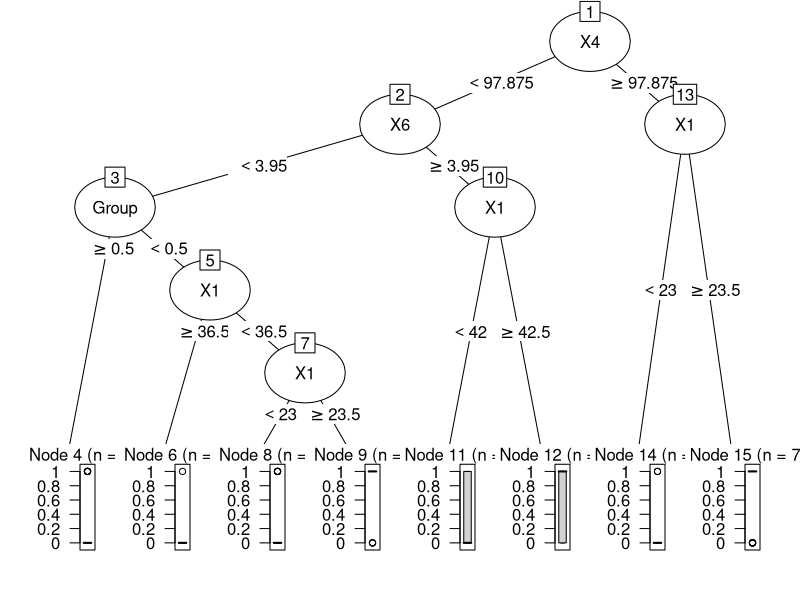
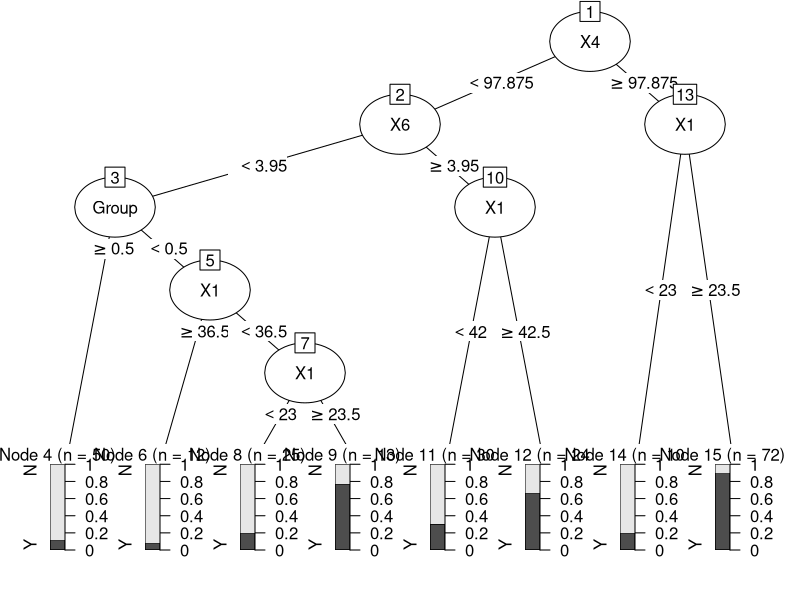
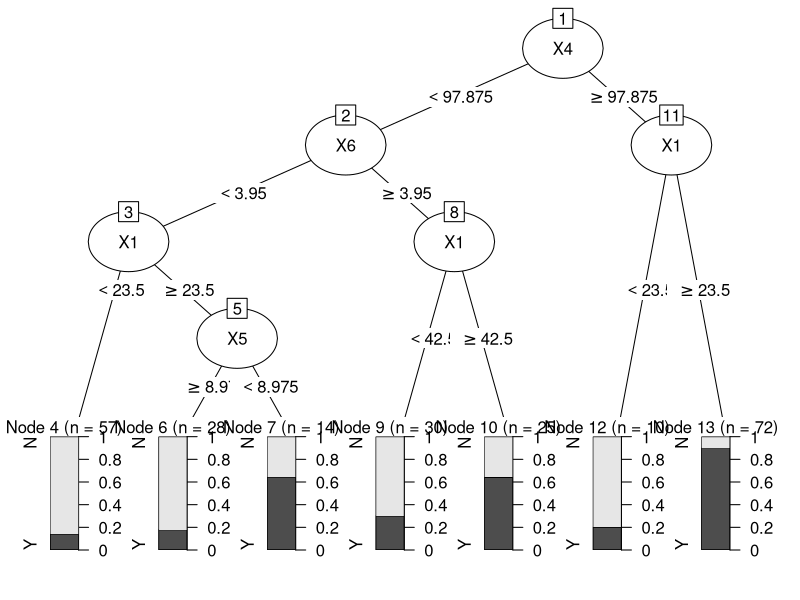
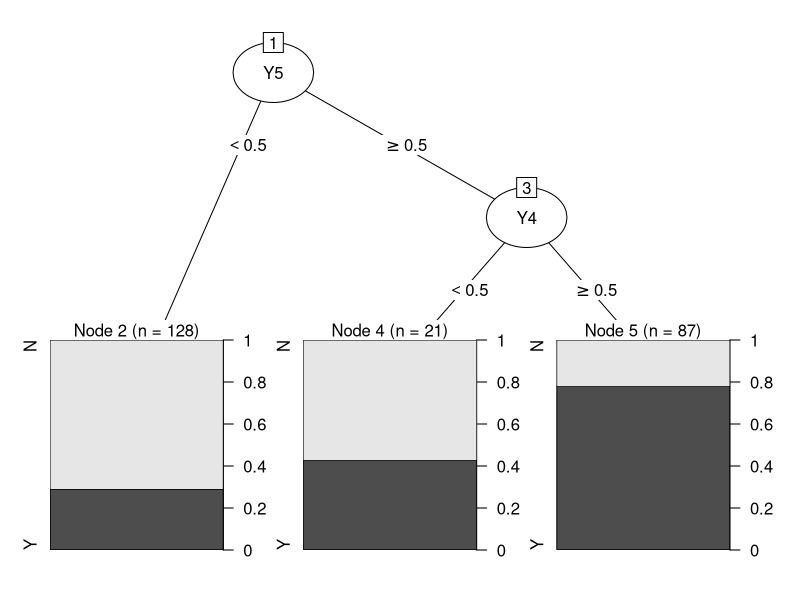
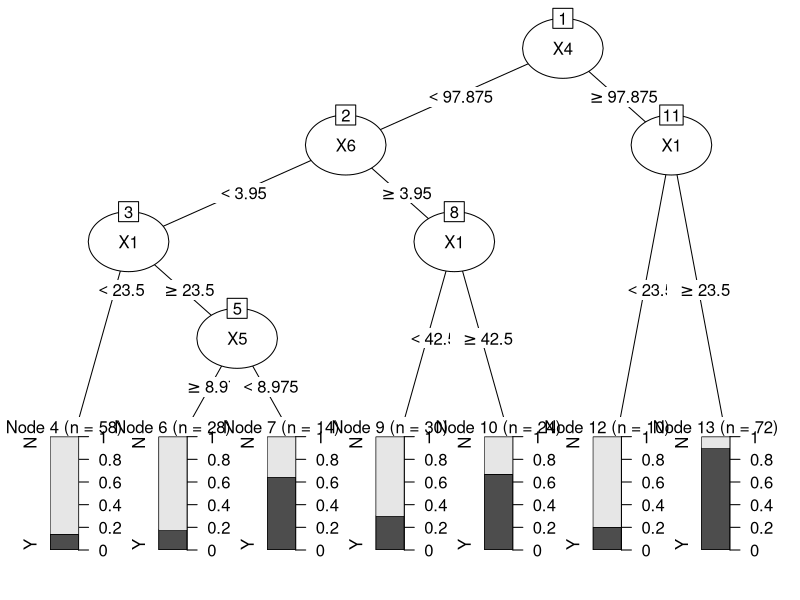
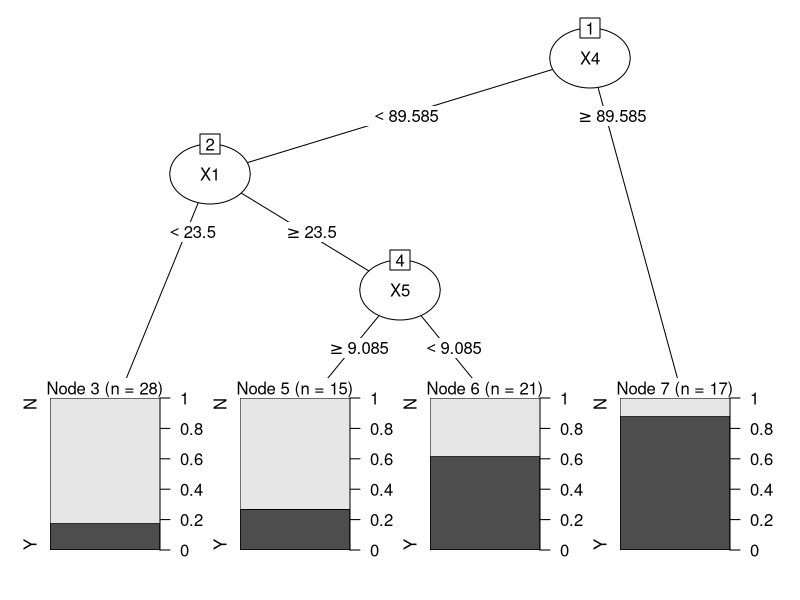
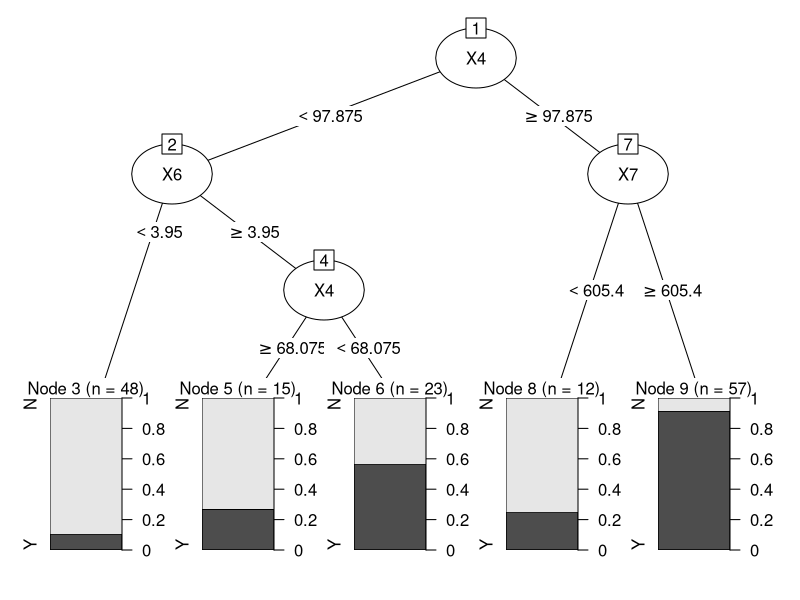
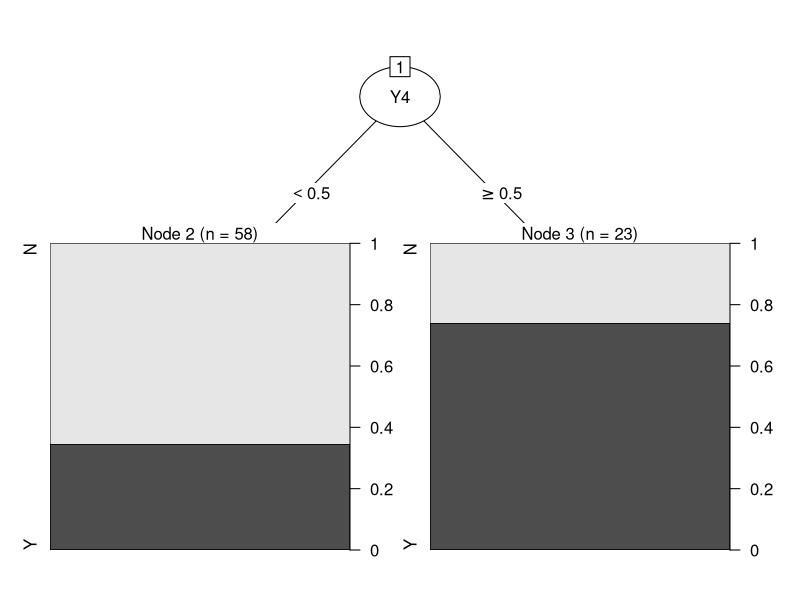

Here is the R script that generated these plots, in order:
library(rpart)
library(partykit)
library(readxl)
library(caret)

rm(list=ls())

proj_data = read_excel("project-data.xlsx")
# removing the 'id' column
proj_data <- proj_data[,-1]
# used to display the names of the columns
names(proj_data)
# used to attach the data_set to R's search path so that columns can be accessed by
# just using there names as variables
attach(proj_data) 
# structure of the data_set
str(proj_data)

# setting the random seed so that partition is reproducible
set.seed(123)
train_ind <- sample(seq_len(nrow(proj_data)), size = floor(0.8 * nrow(proj_data)))

# Spliting the Data Set into Training and Testing data
train_data <- data.frame(proj_data[train_ind, ])
test_data <- data.frame(proj_data[-train_ind, ])

# creating a model where all the data (.) is used and 'Response' is the the Target variable (~)
# method='class' is used for a classification tree
# model includes all the X's, Y's and Group
proj_model_resp <-rpart(Response ~ ., data=train_data, method='class', 
                        control=rpart.control(minsplit=30, minbucket=10, maxdepth=8 ))
# ploting the DT with all the data
plot(as.party(proj_model_resp))

# prediciting the values of target variable based on the above model
predictions <- predict(proj_model_resp, test_data[c(2: 16)], type='class')
# summarize results
cm<-confusionMatrix(table(test_data$Response, predictions))
round(cm$overall[1],2)

# converting the 'Response' into a categorical value 'target'
target = ifelse(train_data$Response==1,'Y','N')

train_data <- data.frame(train_data, target)
# removing 'Response' from the data
train_data <- train_data[,-1]

test_target = ifelse(test_data$Response==1,'Y','N')
test_data <- data.frame(test_data, test_target)
test_data <- test_data[,-1]

# creating the same model with the Target variable as the categorical value
# model includes all the X's, Y's and Group
proj_model_tar <-rpart(train_data$target ~ ., data=train_data, method='class', 
                       control=rpart.control(minsplit=30, minbucket=10, maxdepth=8 ))
plot(as.party(proj_model_tar))

# prediciting the values of target variable based on the above model
predictions <- predict(proj_model_tar, test_data[c(1: 15)], type='class')
# summarize results
cm<-confusionMatrix(table(test_data$test_target, predictions))
round(cm$overall[1],2)

# getting only X cols
Xdata = train_data[c(2:8)]
# creating a model with only X's
proj_model_X <-rpart(target ~ ., data=Xdata, method='class', 
                     control=rpart.control(minsplit=30, minbucket=10, maxdepth=8 ))
plot(as.party(proj_model_X))

# prediciting the values of target variable based on the above model
predictions <- predict(proj_model_X, test_data[c(2: 8)], type='class')
# summarize results
cm<-confusionMatrix(table(test_data$test_target, predictions))
round(cm$overall[1],2)

# getting only Y cols
Ydata = train_data[c(9:15)]
# creating a model with only Y's
proj_model_Y <-rpart(target ~ ., data=Ydata, method='class', 
                     control=rpart.control(minsplit=30, minbucket=10, maxdepth=8 ))
plot(as.party(proj_model_Y))

# prediciting the values of target variable based on the above model
predictions <- predict(proj_model_Y, test_data[c(9: 15)], type='class')
# summarize results
cm<-confusionMatrix(table(test_data$test_target, predictions))
round(cm$overall[1],2)

# creating a model with X's and Y's without Group
XYdata = train_data[c(2:15)]
proj_model_XY <-rpart(target ~ ., data=XYdata, method='class', 
                      control=rpart.control(minsplit=30, minbucket=10, maxdepth=8 ))
plot(as.party(proj_model_XY))

# prediciting the values of target variable based on the above model
predictions <- predict(proj_model_XY, test_data[c(2: 15)], type='class')
# summarize results
cm<-confusionMatrix(table(test_data$test_target, predictions))
round(cm$overall[1],2)

# getting data of only X's and Group
XGdata = train_data[c(1:8, 16)]
# spliting data based on Group
XGdata = split(XGdata, XGdata$Group)
XGdata0 = XGdata[[1]]
XGdata1 = XGdata[[2]]

# creating a model with X's and Group 0
proj_model_XG0 <-rpart(XGdata0$target ~ ., data=XGdata0, method='class', 
                       control=rpart.control(minsplit=30, minbucket=10, maxdepth=8 ))
plot(as.party(proj_model_XG0))

# prediciting the values of target variable based on the above model
predictions <- predict(proj_model_XG0, test_data[c(1:8, 16)], type='class')
# summarize results
cm<-confusionMatrix(table(test_data$test_target, predictions))
round(cm$overall[1],2)

# creating a model with X's and Group 1
proj_model_XG1 <-rpart(XGdata1$target ~ ., data=XGdata1, method='class', 
                       control=rpart.control(minsplit=30, minbucket=10, maxdepth=8 ))
plot(as.party(proj_model_XG1))

# prediciting the values of target variable based on the above model
predictions <- predict(proj_model_XG1, test_data[c(1:8, 16)], type='class')
# summarize results
cm<-confusionMatrix(table(test_data$test_target, predictions))
round(cm$overall[1],2)

# getting data of only Y's and Group
YGdata = train_data[c(1, 9:15, 16)]
# spliting data based on Group
YGdata = split(YGdata, YGdata$Group)
YGdata0 = YGdata[[1]]
YGdata1 = YGdata[[2]]

# creating a model with Y's and Group 0
proj_model_YG0 <-rpart(YGdata0$target ~ ., data=YGdata0, method='class', 
                       control=rpart.control(minsplit=30, minbucket=10, maxdepth=8 ))
plot(as.party(proj_model_YG0))

# prediciting the values of target variable based on the above model
predictions <- predict(proj_model_YG0, test_data[c(1, 9:15, 16)], type='class')
# summarize results
cm<-confusionMatrix(table(test_data$test_target, predictions))
round(cm$overall[1],2)

# creating a model with Y's and Group 1
proj_model_YG1 <-rpart(YGdata1$target ~ ., data=YGdata1, method='class', 
                       control=rpart.control(minsplit=30, minbucket=10, maxdepth=8 ))
plot(as.party(proj_model_YG1))

# prediciting the values of target variable based on the above model
predictions <- predict(proj_model_YG1, test_data[c(1, 9:15, 16)], type='class')
# summarize results
cm<-confusionMatrix(table(test_data$test_target, predictions))
round(cm$overall[1],2)

# spliting data based on Group
XYGdata = split(train_data, train_data$Group)
XYGdata0 = XYGdata[[1]]
XYGdata1 = XYGdata[[2]]
# creating a model with XY's and Group 0
proj_model_XYG0 <-rpart(XYGdata0$target ~ ., data=XYGdata0, method='class', 
                        control=rpart.control(minsplit=30, minbucket=10, maxdepth=8 ))
plot(as.party(proj_model_XYG0))

# prediciting the values of target variable based on the above model
predictions <- predict(proj_model_XYG0, test_data, type='class')
# summarize results
cm<-confusionMatrix(table(test_data$test_target, predictions))
round(cm$overall[1],2)

# creating a model with XY's and Group 1
proj_model_XYG1 <-rpart(XYGdata1$target ~ ., data=XYGdata1, method='class', 
                        control=rpart.control(minsplit=30, minbucket=10, maxdepth=8 ))
plot(as.party(proj_model_XYG1))

# prediciting the values of target variable based on the above model
predictions <- predict(proj_model_XYG1, test_data, type='class')
# summarize results
cm<-confusionMatrix(table(test_data$test_target, predictions))
round(cm$overall[1],2)
